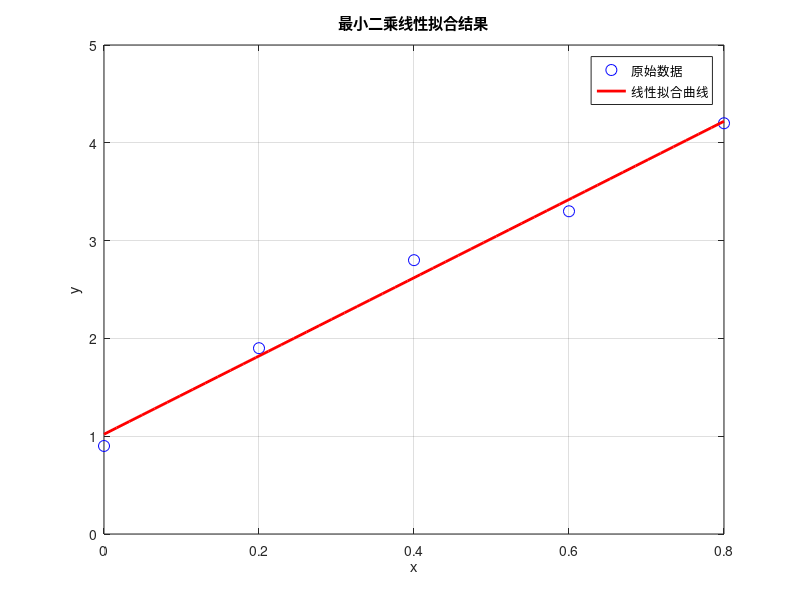

MATLAB code for this plot:
%% 最小二乘：polyfit函数
x = [0, 0.2, 0.4, 0.6, 0.8];   % 自变量数据
y = [0.9, 1.9, 2.8, 3.3, 4.2]; % 因变量数据

% 1. 用polyfit做1次（线性）拟合：pp为拟合多项式的系数（pp(1)是斜率，pp(2)是截距）
pp = polyfit(x, y, 1);

% 2. 用拟合多项式预测新的x值对应的y值
x_fit = linspace(min(x), max(x), 50); % 生成更密集的x点用于绘图
y_fit = polyval(pp, x_fit);           % 预测对应的y值

% 3. 绘图：对比原始数据与拟合曲线
figure;
plot(x, y, 'bo', 'MarkerSize', 8);  % 原始数据点（蓝色圆点）
hold on;
plot(x_fit, y_fit, 'r-', 'LineWidth', 2); % 拟合曲线（红色实线）
xlabel('x');
ylabel('y');
title('最小二乘线性拟合结果');
legend('原始数据', '线性拟合曲线');
grid on;

% 4. 输出拟合结果
fprintf('拟合的线性方程：y = %.4f x + %.4f\n', pp(1), pp(2));
